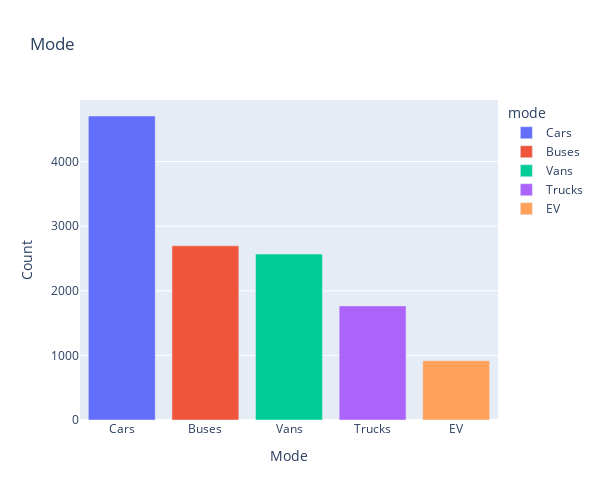

Notebook cell for this chart:
### Code cell
fig = px.bar(
    mode_counts,
    x=mode_counts.index,
    y=mode_counts.values,
    labels={'x': 'Mode', 'y': 'Count'},
    title='Mode',
    color=mode_counts.index,
    color_discrete_sequence=px.colors.qualitative.Plotly  
)

fig.update_layout(
    xaxis_title='Mode',
    yaxis_title='Count',
    width=600,           
    height=500            
)
fig.show()

### Figure 1 — Plotly figure (JSON) as saved in the notebook; plotly's stock layout.template omitted (floating-point values rounded to 4 significant figures)
{"data": [{"alignmentgroup": "True", "hovertemplate": "mode=%{x}<br>Count=%{y}<extra></extra>", "legendgroup": "Cars", "marker": {"color": "#636EFA", "pattern": {"shape": ""}}, "name": "Cars", "offsetgroup": "Cars", "orientation": "v", "showlegend": true, "textposition": "auto", "type": "bar", "x": ["Cars"], "xaxis": "x", "y": [4706], "yaxis": "y"}, {"alignmentgroup": "True", "hovertemplate": "mode=%{x}<br>Count=%{y}<extra></extra>", "legendgroup": "Buses", "marker": {"color": "#EF553B", "pattern": {"shape": ""}}, "name": "Buses", "offsetgroup": "Buses", "orientation": "v", "showlegend": true, "textposition": "auto", "type": "bar", "x": ["Buses"], "xaxis": "x", "y": [2696], "yaxis": "y"}, {"alignmentgroup": "True", "hovertemplate": "mode=%{x}<br>Count=%{y}<extra></extra>", "legendgroup": "Vans", "marker": {"color": "#00CC96", "pattern": {"shape": ""}}, "name": "Vans", "offsetgroup": "Vans", "orientation": "v", "showlegend": true, "textposition": "auto", "type": "bar", "x": ["Vans"], "xaxis": "x", "y": [2568], "yaxis": "y"}, {"alignmentgroup": "True", "hovertemplate": "mode=%{x}<br>Count=%{y}<extra></extra>", "legendgroup": "Trucks", "marker": {"color": "#AB63FA", "pattern": {"shape": ""}}, "name": "Trucks", "offsetgroup": "Trucks", "orientation": "v", "showlegend": true, "textposition": "auto", "type": "bar", "x": ["Trucks"], "xaxis": "x", "y": [1766], "yaxis": "y"}, {"alignmentgroup": "True", "hovertemplate": "mode=%{x}<br>Count=%{y}<extra></extra>", "legendgroup": "EV", "marker": {"color": "#FFA15A", "pattern": {"shape": ""}}, "name": "EV", "offsetgroup": "EV", "orientation": "v", "showlegend": true, "textposition": "auto", "type": "bar", "x": ["EV"], "xaxis": "x", "y": [918], "yaxis": "y"}], "layout": {"barmode": "relative", "height": 500, "legend": {"title": {"text": "mode"}, "tracegroupgap": 0}, "title": {"text": "Mode"}, "width": 600, "xaxis": {"anchor": "y", "autorange": true, "categoryarray": ["Cars", "Buses", "Vans", "Trucks", "EV"], "categoryorder": "array", "domain": [0, 1], "range": [-0.5, 4.5], "title": {"text": "Mode"}, "type": "category"}, "yaxis": {"anchor": "x", "autorange": true, "domain": [0, 1], "range": [0, 4954.0], "title": {"text": "Count"}, "type": "linear"}}}
